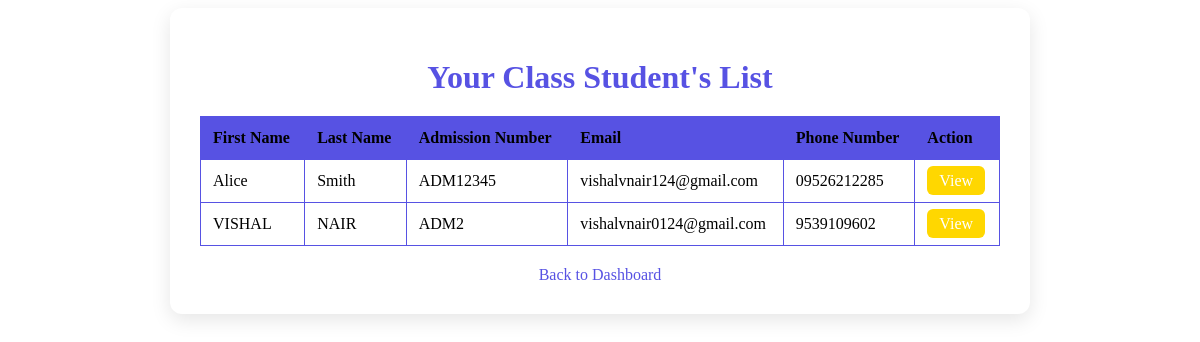
/ClassTeacher/students.php (signed in), run on the app's committed database.
### tables this page shows
CREATE TABLE `tblstudents` (
  `std_id` int(10) NOT NULL,
  `std_firstName` varchar(255) NOT NULL,
  `std_lastName` varchar(255) NOT NULL,
  `std_otherName` varchar(255) DEFAULT NULL,
  `std_admissionNumber` varchar(255) NOT NULL,
  `std_password` varchar(50) NOT NULL,
  `std_dateCreated` varchar(50) NOT NULL,
  `std_email` varchar(255) NOT NULL DEFAULT 'not_provided@example.com',
  `std_phone_number` varchar(20) NOT NULL DEFAULT '0000000000',
  `stud_dob` date DEFAULT NULL,
  `std_address` text NOT NULL,
  `std_aadhar_no` int(14) NOT NULL,
  `std_parent_name` varchar(30) NOT NULL,
  `std_parent_ph` int(12) NOT NULL,
  `std_status` int(11) NOT NULL DEFAULT 2
);

### ClassTeacher/students.php (the view, shortened to what this page needs)
<?php
include '../Includes/dbcon.php';
$teacherId = intval($_SESSION['userId']);
$classQuery = "SELECT * FROM tblcourseincharge WHERE tea_id = ? AND isActive = 1";
$classStmt = $conn->prepare($classQuery);
$classStmt->bind_param("i", $teacherId);
$classStmt->execute();
$classResult = $classStmt->get_result();
$classIncharge = $classResult->fetch_assoc();
$courseId = $classIncharge['course_id'];
$studentsQuery = "SELECT * FROM tblstudents WHERE std_id IN
                  (SELECT std_id FROM tblcoursetaken WHERE course_id = ? AND isActive = 1)";
$studentsStmt = $conn->prepare($studentsQuery);
$studentsStmt->bind_param("i", $courseId);
$studentsStmt->execute();
$studentsResult = $studentsStmt->get_result();
?>
<!DOCTYPE html>
<html lang="en">
<head>
</head>
<body>
    <div class="container">
        <h1>Your Class Student's List</h1>
        <?php if ($studentsResult->num_rows > 0): ?>
            <table>
                <tr>
                    <th>First Name</th>
                    <th>Last Name</th>
                    <th>Admission Number</th>
                    <th>Email</th>
                    <th>Phone Number</th>
                    <th>Action</th>
                </tr>
                <?php while ($student = $studentsResult->fetch_assoc()): ?>
                    <tr>
                        <td><?php echo htmlspecialchars($student['std_firstName']); ?></td>
                        <td><?php echo htmlspecialchars($student['std_lastName']); ?></td>
                        <td><?php echo htmlspecialchars($student['std_admissionNumber']); ?></td>
                        <td><?php echo htmlspecialchars($student['std_email']); ?></td>
                        <td><?php echo htmlspecialchars($student['std_phone_number']); ?></td>
                        <td>
                            <a href="viewStudent.php?id=<?php echo $student['std_id']; ?>" class="view-btn">View</a>
                        </td>
                    </tr>
                <?php endwhile; ?>
            </table>
        <?php else: ?>
            <p>No students are assigned to your class.</p>
        <?php endif; ?>
        <a href="index.php" class="back-link">Back to Dashboard</a>
    </div>
</body>
</html>

### ClassTeacher/students.php (style rules this page uses)
.container { max-width: 800px; background: #fff; padding: 30px; border-radius: 12px; box-shadow: 0 6px 20px rgba(0, 0, 0, 0.1); margin: auto; }
h1 { color: #5752e3; text-align: center; margin-bottom: 20px; }
table { width: 100%; border-collapse: collapse; margin-bottom: 20px; }
th, td { padding: 12px; border: 1px solid #5752e3; text-align: left; transition: background-color 0.3s; }
th { background-color: #5752e3; color: #000 }
.back-link { display: block; margin-top: 20px; text-decoration: none; color: #5752e3; text-align: center; transition: color 0.3s; }
.view-btn { text-decoration: none; color: #fff; background-color: #ffd700; padding: 6px 12px; border-radius: 6px; transition: background-color 0.3s; }

### data on the page
tblstudents: std_firstName "Alice", std_lastName "Smith", std_admissionNumber "ADM12345", std_email "vishalvnair124@gmail.com", std_phone_number "09526212285"
tblstudents: std_firstName "VISHAL", std_lastName "NAIR", std_admissionNumber "ADM2", std_email "vishalvnair0124@gmail.com", std_phone_number "9539109602"
